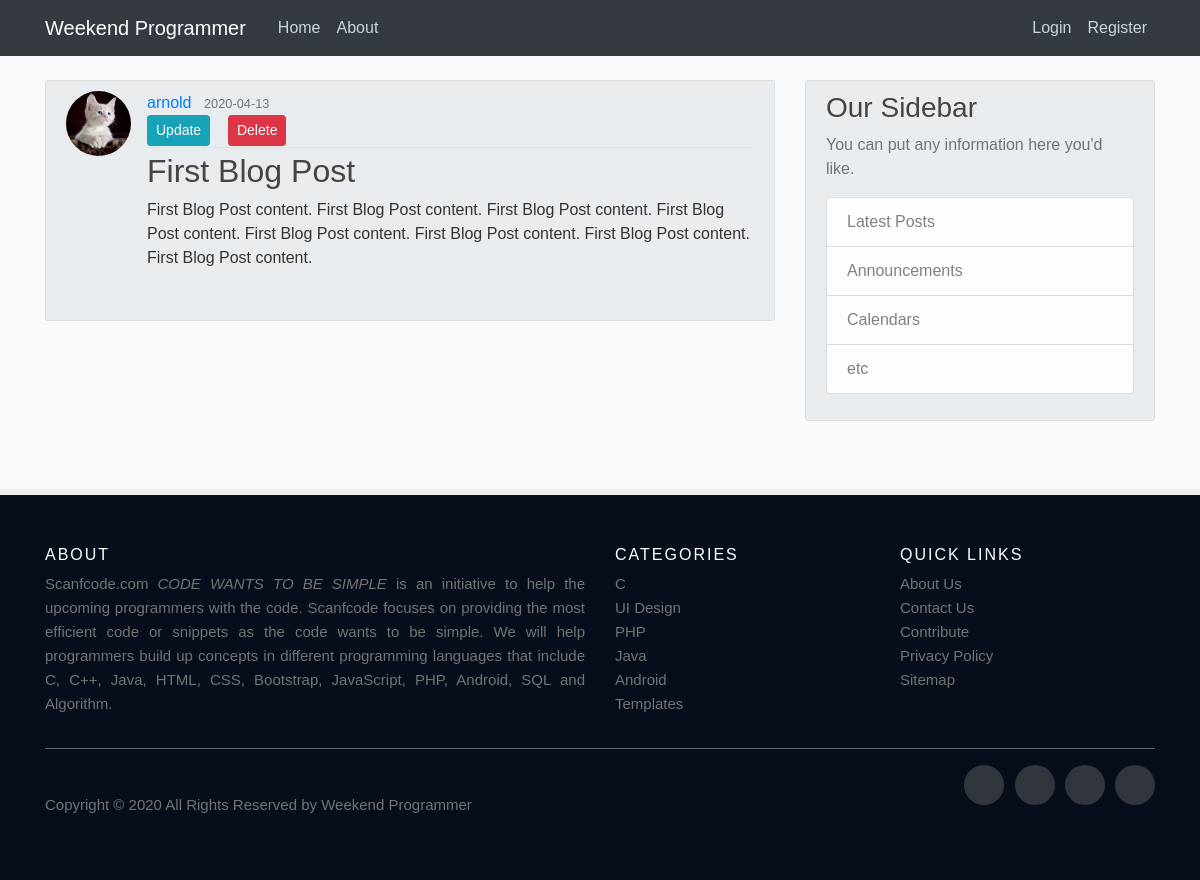
/post/1, run on the app's committed database.
### flaskblog/models.py (models this page shows, shortened)
class User(db.Model, UserMixin):
    id = db.Column (db.Integer, primary_key=True)
    username = db.Column(db.String(20), unique=True, nullable=False)
    email = db.Column(db.String(120), unique=True, nullable=False)
    image_file = db.Column(db.String(20), nullable=False, default='default.jpg')
    password = db.Column(db.String(60), nullable=False)
    posts = db.relationship('Post', backref='author', lazy=True)

class Post(db.Model):
    id = db.Column (db.Integer, primary_key=True)
    title = db.Column(db.String(100), nullable=False)
    date_posted = db.Column(db.DateTime, nullable=False, default=datetime.utcnow)
    content = db.Column(db.Text, nullable=False)
    user_id = db.Column(db.Integer, db.ForeignKey('user.id'), nullable=False)

### flaskblog/routes.py (the view)
@app.route("/post/<int:post_id>")
def post(post_id):
    post = Post.query.get_or_404(post_id)
    return render_template('post.html', title=post.title, post=post)

### flaskblog/templates/post.html
{% extends "layout.html" %}
{% block content %}
<article class="media content-section">
    <img class="rounded-circle article-img"
        src="{{ url_for('static', filename='profile_pics/' + post.author.image_file) }}">
    <div class="media-body">
        <div class="article-metadata">
            <a class="mr-2"
                href="{{ url_for('user_posts', username=post.author.username) }}">{{ post.author.username }}</a>
            <small class="text-muted">{{ post.date_posted.strftime('%Y-%m-%d') }}</small>
            <br>
                <a class="btn btn-info btn-sm" href="{{ url_for('post', post_id=post.id) }}/update" role="button">Update</a>
                <span>&nbsp;&nbsp;</span>
                <a class="btn btn-danger btn-sm" href="{{ url_for('post', post_id=post.id) }}/delete" role="button">Delete</a>
        </div>
        <h2 class="article-title">{{ post.title }}</h2>
        <p class="article-content">{{ post.content }}</p>
        <br>
    </div>
</article>
{% endblock content%}

### flaskblog/static/css/main.css (style rules this page uses)
body { background: #fafafa; padding-bottom: 0px; color: #333333; margin-top: 5rem; font-family: Arial, Helvetica; min-height: 100vh; display: flex; flex-direction: column; }
h1, h2, h3, h4, h5, h6 { color: #444444; }
.content-section { background: #e9ecef; padding: 10px 20px; border: 1px solid #dddddd; border-radius: 3px; margin-bottom: 20px; }
.article-title { color: #444444; }
.article-content { white-space: pre-line; }
.article-img { height: 65px; width: 65px; margin-right: 16px; }
.article-metadata { padding-bottom: 1px; margin-bottom: 4px; border-bottom: 1px solid #e3e3e3 }

### data on the page
User: image_file (picture), author.username "arnold"
Post: date_posted "2020-04-13", title "First Blog Post", content "First Blog Post content. First Blog Post content. First Blog Post content. First Blog Post content. First Blog Post content. First Blog Post content. First Blog Post content. First Blog Post content."
